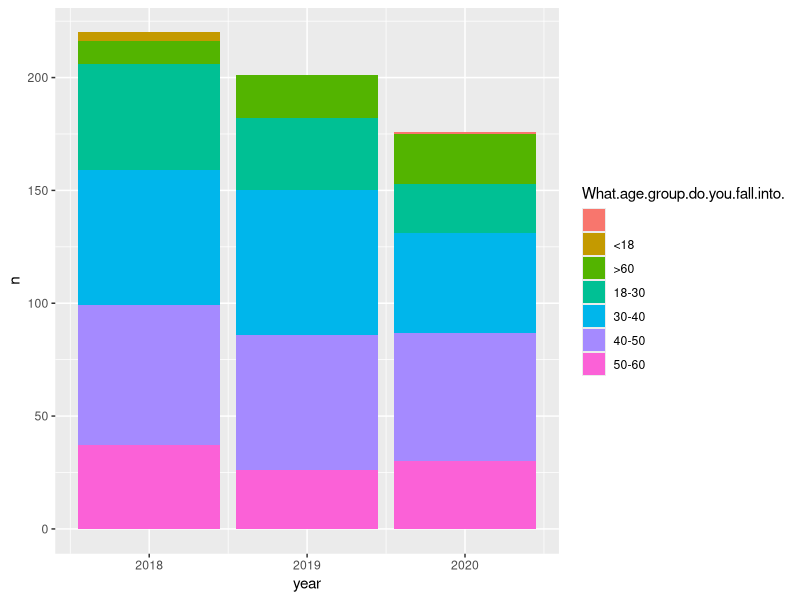
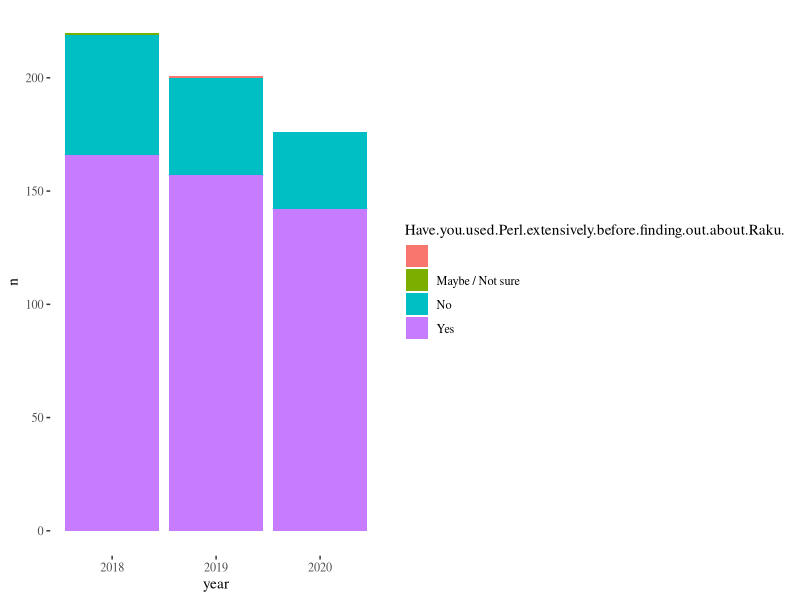
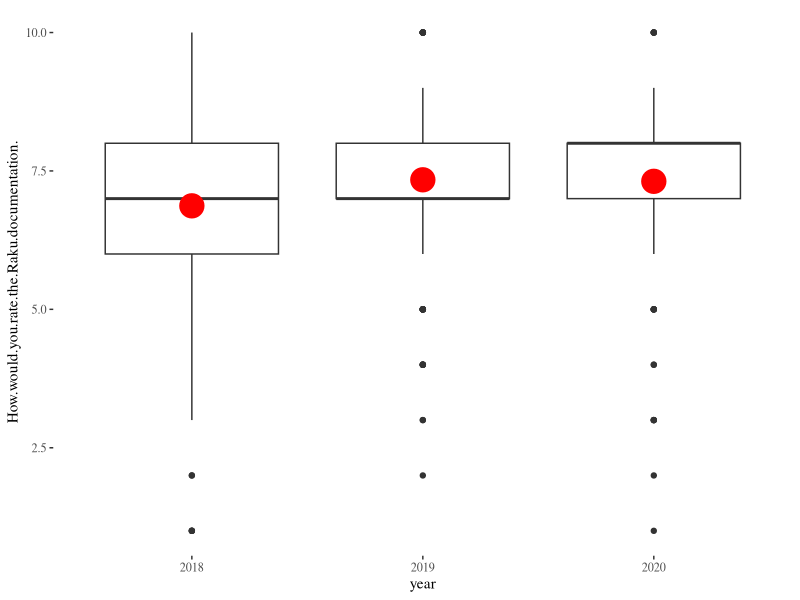
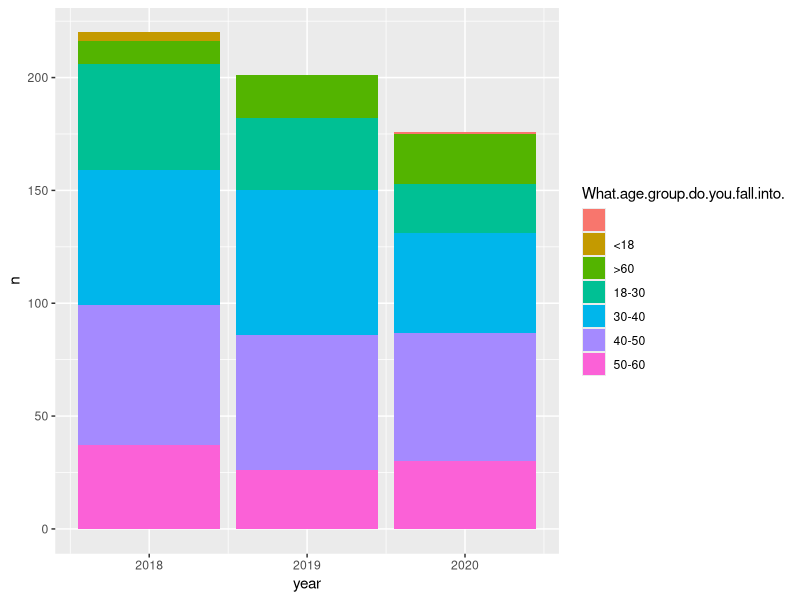
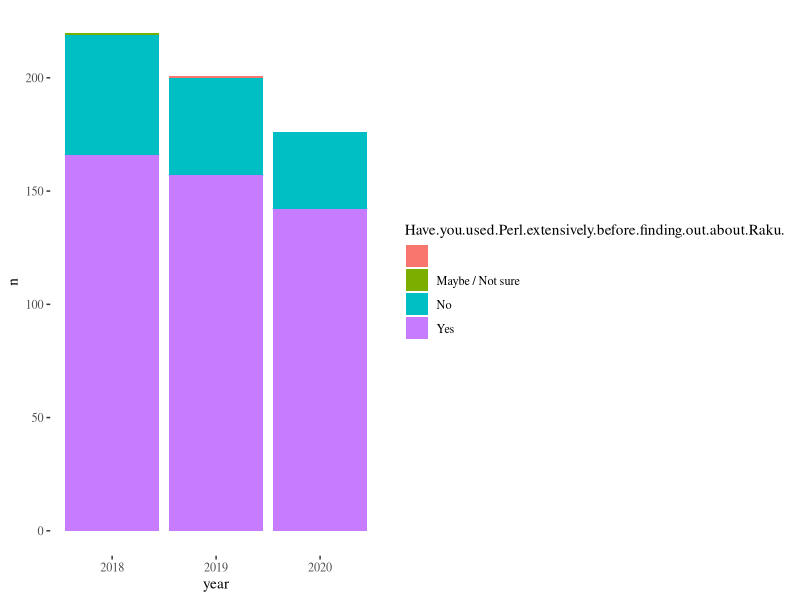
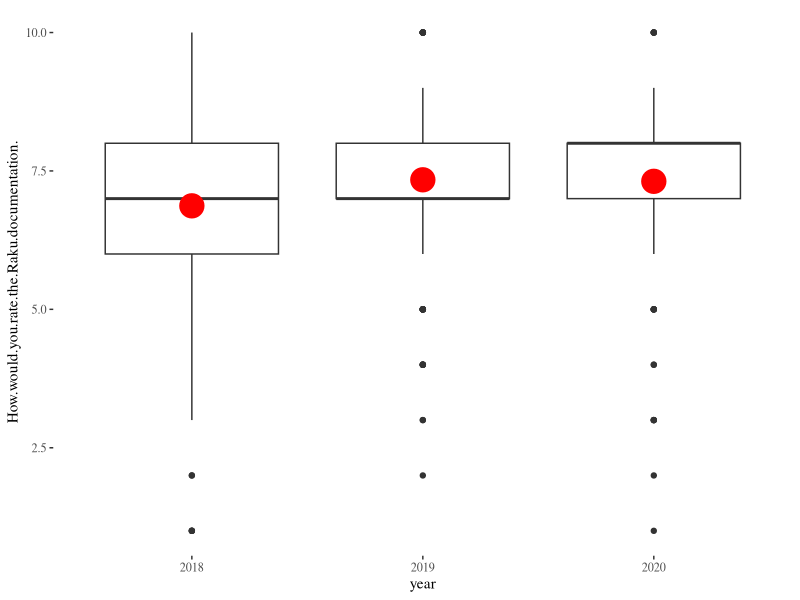

These charts were generated, in order, by the following R code:
require(ggplot2)
require(ggthemes)
require(dplyr)

data <- read.csv("../processed-data/data-2018-2020.csv")

age.year <- data %>%  count( What.age.group.do.you.fall.into., year )

ggplot(age.year, aes(year,n,fill=What.age.group.do.you.fall.into.))+ geom_bar( stat='identity',position='stack')
ggsave("../illos/age-groups-years.png",width=8,height=6)

use.perl <- data %>%  count( Have.you.used.Perl.extensively.before.finding.out.about.Raku., year )

ggplot(use.perl, aes(year,n,fill=Have.you.used.Perl.extensively.before.finding.out.about.Raku.))+ geom_bar( stat='identity',position='stack')+theme_tufte()
ggsave("../illos/use-perl-years.png",width=8,height=6)

data$year <- as.factor(data$year)
ggplot(data, aes(x=year,y=How.would.you.rate.the.Raku.documentation.,group=year))+ geom_boxplot()+stat_summary(fun=mean, geom="point", shape=20, size=12, color="red", fill="red")+theme_tufte()
ggsave("../illos/raku-doc-score-years.png",width=8,height=6)
